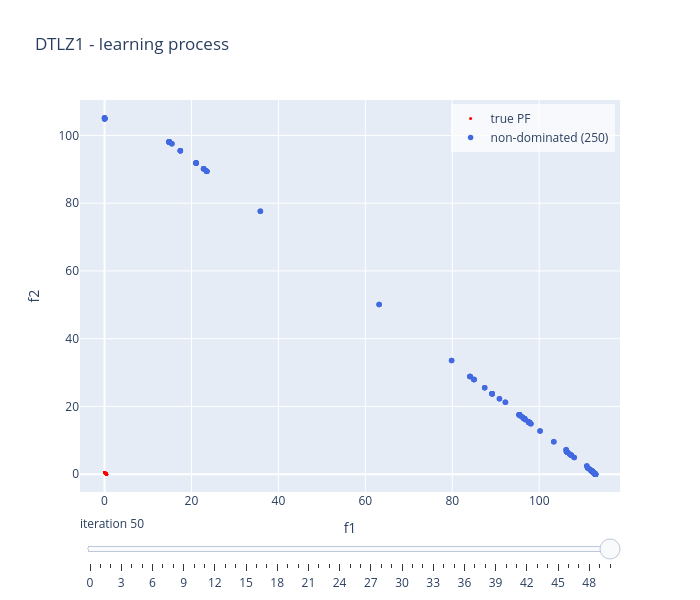

Source (notebook cell):
### Code cell
choquet_model.visualise("learning", show = False)

### Figure 1 — Plotly figure (JSON) as saved in the notebook; plotly's stock layout.template omitted (floating-point values rounded to 4 significant figures; data arrays with more than 128 entries replaced by an {"elided": "..."} marker saying what was removed)
{"data": [{"marker": {"color": "red", "size": 3}, "mode": "markers", "name": "true PF", "type": "scatter", "x": [0.0, 0.005051, 0.0101, 0.01515, 0.0202, 0.02525, 0.0303, 0.03535, 0.0404, 0.04545, 0.05051, 0.05556, 0.06061, 0.06566, 0.07071, 0.07576, 0.08081, 0.08586, 0.09091, 0.09596, 0.101, 0.1061, 0.1111, 0.1162, 0.1212, 0.1263, 0.1313, 0.1364, 0.1414, 0.1465, 0.1515, 0.1566, 0.1616, 0.1667, 0.1717, 0.1768, 0.1818, 0.1869, 0.1919, 0.197, 0.202, 0.2071, 0.2121, 0.2172, 0.2222, 0.2273, 0.2323, 0.2374, 0.2424, 0.2475, 0.2525, 0.2576, 0.2626, 0.2677, 0.2727, 0.2778, 0.2828, 0.2879, 0.2929, 0.298, 0.303, 0.3081, 0.3131, 0.3182, 0.3232, 0.3283, 0.3333, 0.3384, 0.3434, 0.3485, 0.3535, 0.3586, 0.3636, 0.3687, 0.3737, 0.3788, 0.3838, 0.3889, 0.3939, 0.399, 0.404, 0.4091, 0.4141, 0.4192, 0.4242, 0.4293, 0.4343, 0.4394, 0.4444, 0.4495, 0.4545, 0.4596, 0.4646, 0.4697, 0.4747, 0.4798, 0.4848, 0.4899, 0.4949, 0.5], "y": [0.5, 0.4949, 0.4899, 0.4848, 0.4798, 0.4747, 0.4697, 0.4646, 0.4596, 0.4545, 0.4495, 0.4444, 0.4394, 0.4343, 0.4293, 0.4242, 0.4192, 0.4141, 0.4091, 0.404, 0.399, 0.3939, 0.3889, 0.3838, 0.3788, 0.3737, 0.3687, 0.3636, 0.3586, 0.3535, 0.3485, 0.3434, 0.3384, 0.3333, 0.3283, 0.3232, 0.3182, 0.3131, 0.3081, 0.303, 0.298, 0.2929, 0.2879, 0.2828, 0.2778, 0.2727, 0.2677, 0.2626, 0.2576, 0.2525, 0.2475, 0.2424, 0.2374, 0.2323, 0.2273, 0.2222, 0.2172, 0.2121, 0.2071, 0.202, 0.197, 0.1919, 0.1869, 0.1818, 0.1768, 0.1717, 0.1667, 0.1616, 0.1566, 0.1515, 0.1465, 0.1414, 0.1364, 0.1313, 0.1263, 0.1212, 0.1162, 0.1111, 0.1061, 0.101, 0.09596, 0.09091, 0.08586, 0.08081, 0.07576, 0.07071, 0.06566, 0.06061, 0.05556, 0.05051, 0.04545, 0.0404, 0.03535, 0.0303, 0.02525, 0.0202, 0.01515, 0.0101, 0.005051, 0.0]}, {"marker": {"color": "royalblue", "size": 5.5}, "mode": "markers", "name": "non-dominated (250)", "type": "scatter", "x": {"elided": "250 float values"}, "y": {"elided": "250 float values"}}], "layout": {"height": 600, "legend": {"bgcolor": "rgba(255,255,255,0.7)", "x": 0.99, "xanchor": "right", "y": 0.99, "yanchor": "top"}, "showlegend": true, "sliders": [{"active": 50, "currentvalue": {"prefix": "iteration "}, "steps": [{"args": [["0"], {"frame": {"redraw": true}, "mode": "immediate"}], "label": "0", "method": "animate"}, {"args": [["1"], {"frame": {"redraw": true}, "mode": "immediate"}], "label": "1", "method": "animate"}, {"args": [["2"], {"frame": {"redraw": true}, "mode": "immediate"}], "label": "2", "method": "animate"}, {"args": [["3"], {"frame": {"redraw": true}, "mode": "immediate"}], "label": "3", "method": "animate"}, {"args": [["4"], {"frame": {"redraw": true}, "mode": "immediate"}], "label": "4", "method": "animate"}, {"args": [["5"], {"frame": {"redraw": true}, "mode": "immediate"}], "label": "5", "method": "animate"}, {"args": [["6"], {"frame": {"redraw": true}, "mode": "immediate"}], "label": "6", "method": "animate"}, {"args": [["7"], {"frame": {"redraw": true}, "mode": "immediate"}], "label": "7", "method": "animate"}, {"args": [["8"], {"frame": {"redraw": true}, "mode": "immediate"}], "label": "8", "method": "animate"}, {"args": [["9"], {"frame": {"redraw": true}, "mode": "immediate"}], "label": "9", "method": "animate"}, {"args": [["10"], {"frame": {"redraw": true}, "mode": "immediate"}], "label": "10", "method": "animate"}, {"args": [["11"], {"frame": {"redraw": true}, "mode": "immediate"}], "label": "11", "method": "animate"}, {"args": [["12"], {"frame": {"redraw": true}, "mode": "immediate"}], "label": "12", "method": "animate"}, {"args": [["13"], {"frame": {"redraw": true}, "mode": "immediate"}], "label": "13", "method": "animate"}, {"args": [["14"], {"frame": {"redraw": true}, "mode": "immediate"}], "label": "14", "method": "animate"}, {"args": [["15"], {"frame": {"redraw": true}, "mode": "immediate"}], "label": "15", "method": "animate"}, {"args": [["16"], {"frame": {"redraw": true}, "mode": "immediate"}], "label": "16", "method": "animate"}, {"args": [["17"], {"frame": {"redraw": true}, "mode": "immediate"}], "label": "17", "method": "animate"}, {"args": [["18"], {"frame": {"redraw": true}, "mode": "immediate"}], "label": "18", "method": "animate"}, {"args": [["19"], {"frame": {"redraw": true}, "mode": "immediate"}], "label": "19", "method": "animate"}, {"args": [["20"], {"frame": {"redraw": true}, "mode": "immediate"}], "label": "20", "method": "animate"}, {"args": [["21"], {"frame": {"redraw": true}, "mode": "immediate"}], "label": "21", "method": "animate"}, {"args": [["22"], {"frame": {"redraw": true}, "mode": "immediate"}], "label": "22", "method": "animate"}, {"args": [["23"], {"frame": {"redraw": true}, "mode": "immediate"}], "label": "23", "method": "animate"}, {"args": [["24"], {"frame": {"redraw": true}, "mode": "immediate"}], "label": "24", "method": "animate"}, {"args": [["25"], {"frame": {"redraw": true}, "mode": "immediate"}], "label": "25", "method": "animate"}, {"args": [["26"], {"frame": {"redraw": true}, "mode": "immediate"}], "label": "26", "method": "animate"}, {"args": [["27"], {"frame": {"redraw": true}, "mode": "immediate"}], "label": "27", "method": "animate"}, {"args": [["28"], {"frame": {"redraw": true}, "mode": "immediate"}], "label": "28", "method": "animate"}, {"args": [["29"], {"frame": {"redraw": true}, "mode": "immediate"}], "label": "29", "method": "animate"}, {"args": [["30"], {"frame": {"redraw": true}, "mode": "immediate"}], "label": "30", "method": "animate"}, {"args": [["31"], {"frame": {"redraw": true}, "mode": "immediate"}], "label": "31", "method": "animate"}, {"args": [["32"], {"frame": {"redraw": true}, "mode": "immediate"}], "label": "32", "method": "animate"}, {"args": [["33"], {"frame": {"redraw": true}, "mode": "immediate"}], "label": "33", "method": "animate"}, {"args": [["34"], {"frame": {"redraw": true}, "mode": "immediate"}], "label": "34", "method": "animate"}, {"args": [["35"], {"frame": {"redraw": true}, "mode": "immediate"}], "label": "35", "method": "animate"}, {"args": [["36"], {"frame": {"redraw": true}, "mode": "immediate"}], "label": "36", "method": "animate"}, {"args": [["37"], {"frame": {"redraw": true}, "mode": "immediate"}], "label": "37", "method": "animate"}, {"args": [["38"], {"frame": {"redraw": true}, "mode": "immediate"}], "label": "38", "method": "animate"}, {"args": [["39"], {"frame": {"redraw": true}, "mode": "immediate"}], "label": "39", "method": "animate"}, {"args": [["40"], {"frame": {"redraw": true}, "mode": "immediate"}], "label": "40", "method": "animate"}, {"args": [["41"], {"frame": {"redraw": true}, "mode": "immediate"}], "label": "41", "method": "animate"}, {"args": [["42"], {"frame": {"redraw": true}, "mode": "immediate"}], "label": "42", "method": "animate"}, {"args": [["43"], {"frame": {"redraw": true}, "mode": "immediate"}], "label": "43", "method": "animate"}, {"args": [["44"], {"frame": {"redraw": true}, "mode": "immediate"}], "label": "44", "method": "animate"}, {"args": [["45"], {"frame": {"redraw": true}, "mode": "immediate"}], "label": "45", "method": "animate"}, {"args": [["46"], {"frame": {"redraw": true}, "mode": "immediate"}], "label": "46", "method": "animate"}, {"args": [["47"], {"frame": {"redraw": true}, "mode": "immediate"}], "label": "47", "method": "animate"}, {"args": [["48"], {"frame": {"redraw": true}, "mode": "immediate"}], "label": "48", "method": "animate"}, {"args": [["49"], {"frame": {"redraw": true}, "mode": "immediate"}], "label": "49", "method": "animate"}, {"args": [["50"], {"frame": {"redraw": true}, "mode": "immediate"}], "label": "50", "method": "animate"}]}], "title": {"text": "DTLZ1 - learning process"}, "width": 700, "xaxis": {"range": [-5.647, 118.6], "title": {"text": "f1"}}, "yaxis": {"range": [-5.26, 110.5], "title": {"text": "f2"}}}}
